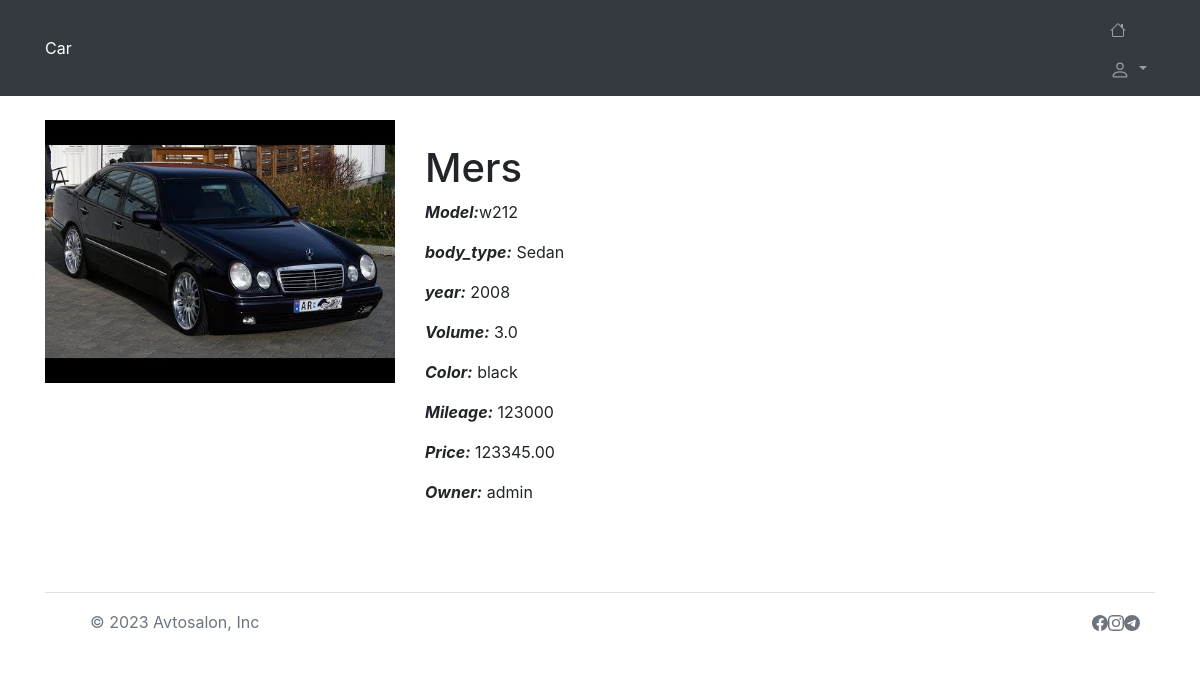
The app's page /avto/5/ with its own data.
### avto/models.py (models this page shows, shortened)
class Car(models.Model):
    make = models.CharField(max_length=20)
    model = models.CharField(max_length=20)
    year = models.IntegerField()
    engine_volume = models.FloatField()
    color = models.CharField(max_length=20)
    image = models.ImageField (upload_to='car_images/', null=True, blank=True)
    body_type = models.ForeignKey(Categoryes, on_delete=models.CASCADE)
    mileage = models.IntegerField()
    price = models.DecimalField(max_digits=10, decimal_places=2)
    owner = models.ForeignKey(User, on_delete=models.CASCADE)

class Categoryes(models.Model):
    name = models.CharField(max_length=20)
    def __str__(self):
        return self.name

### avto/views.py (the view)
# urls.py: path('<int:avto_id>/', AvtoDetailView.as_view(), name='avto'),
class AvtoDetailView(DetailView):
    model = Car
    template_name  = 'avto/avto.html'
    context_object_name  = 'avto'
    pk_url_kwarg = 'avto_id'

### avto/templates/avto/avto.html (shortened to what this page needs)
{% extends 'salon.html' %}
{% block content %}
<br>
<div class="row">
    <div class="col-md-4">
        <img src="{{ avto.image.url }}" alt="..." width="100%">
        <br>
    </div>
    <div class="col-md-8">
        <br>
        <h1>
            {{ avto.make }}
        </h1>
        <p>
              <strong><i>Model:</i></strong>{{ avto.model }}
        </p>
        <p>
            <strong><i>body_type:</i></strong> {{ avto.body_type }}
        </p>
        <p>
            <strong><i>year:</i></strong> {{ avto.year }}
        </p>
        <p>
           <strong><i>Volume:</i></strong> {{ avto.engine_volume }}
        </p>
        <p>
            <strong><i>Color:</i></strong> {{ avto.color }}
        </p>
        <p>
            <strong><i>Mileage:</i></strong> {{ avto.mileage }}
        </p>
        <p>
            <strong><i>Price:</i></strong> {{ avto.price}}
        </p>
        <p>
            <strong><i>Owner:</i></strong> {{ avto.owner}}
        </p>
        <br>
            <br>
    </div>
</div>
{% endblock %}

### records on screen
Car: image (picture), make "Mers", model "w212", body_type "Sedan", year "2008", engine_volume "3.0", color "black", mileage "123000", price "123345.00", owner "admin"
